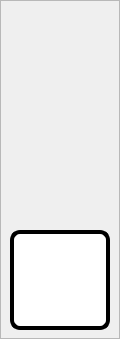
                   <widget class="QFrame" name="frame_47">
                    <property name="styleSheet">
                     <string notr="true">QPushButton#panel_10{
	background-color: rgb(255, 255, 255);
	border-radius:10px;
    border: 4px solid black;
    border: 4px solid black;

}


QPushButton#panel_1o:pressed{
	background-color: rgb(21, 202, 1);
}


QPushButton#panel_1c{
	background-color: rgb(179, 35, 10);
	border-radius:10px;
}


QPushButton#panel_1c:pressed{
	background-color: rgb(255, 17, 0);
}
</string>
                    </property>
                    <property name="frameShape">
                     <enum>QFrame::StyledPanel</enum>
                    </property>
                    <property name="frameShadow">
                     <enum>QFrame::Raised</enum>
                    </property>
                    <widget class="QPushButton" name="panel_10">
                     <property name="geometry">
                      <rect>
                       <x>10</x>
                       <y>230</y>
                       <width>100</width>
                       <height>100</height>
                      </rect>
                     </property>
                     <property name="font">
                      <font>
                       <pointsize>14</pointsize>
                       <weight>75</weight>
                       <bold>true</bold>
                      </font>
                     </property>
                     <property name="text">
                      <string/>
                     </property>
                     <property name="icon">
                      <iconset>
                       <selectedoff>Images/Empty.png</selectedoff>
                       <selectedon>Images/tick.png</selectedon>
                      </iconset>
                     </property>
                     <property name="iconSize">
                      <size>
                       <width>70</width>
                       <height>70</height>
                      </size>
                     </property>
                     <property name="checkable">
                      <bool>true</bool>
                     </property>
                    </widget>
                    <widget class="QLabel" name="label_1_down_w_17">
                     <property name="geometry">
                      <rect>
                       <x>20</x>
                       <y>130</y>
                       <width>91</width>
                       <height>81</height>
                      </rect>
                     </property>
                     <property name="text">
                      <string/>
                     </property>
                     <property name="pixmap">
                      <pixmap>Images/Arrow-down-white.png</pixmap>
                     </property>
                     <property name="scaledContents">
                      <bool>true</bool>
                     </property>
                    </widget>
                    <widget class="QLabel" name="label_1_down_g_17">
                     <property name="geometry">
                      <rect>
                       <x>20</x>
                       <y>130</y>
                       <width>91</width>
                       <height>81</height>
                      </rect>
                     </property>
                     <property name="text">
                      <string/>
                     </property>
                     <property name="pixmap">
                      <pixmap>Images/Arrow-down-green.png</pixmap>
                     </property>
                     <property name="scaledContents">
                      <bool>true</bool>
                     </property>
                    </widget>
                    <widget class="QLabel" name="label_1_up_w_17">
                     <property name="geometry">
                      <rect>
                       <x>20</x>
                       <y>30</y>
                       <width>91</width>
                       <height>81</height>
                      </rect>
                     </property>
                     <property name="text">
                      <string/>
                     </property>
                     <property name="pixmap">
                      <pixmap>Images/Arrow-up-white.png</pixmap>
                     </property>
                     <property name="scaledContents">
                      <bool>true</bool>
                     </property>
                    </widget>
                    <widget class="QLabel" name="label_1_up_g_17">
                     <property name="geometry">
                      <rect>
                       <x>20</x>
                       <y>30</y>
                       <width>91</width>
                       <height>81</height>
                      </rect>
                     </property>
                     <property name="text">
                      <string/>
                     </property>
                     <property name="pixmap">
                      <pixmap>Images/Arrow-up-green.png</pixmap>
                     </property>
                     <property name="scaledContents">
                      <bool>true</bool>
                     </property>
                    </widget>
                    <zorder>label_1_down_g_17</zorder>
                    <zorder>panel_10</zorder>
                    <zorder>label_1_down_w_17</zorder>
                    <zorder>label_1_up_w_17</zorder>
                    <zorder>label_1_up_g_17</zorder>
                   </widget>
